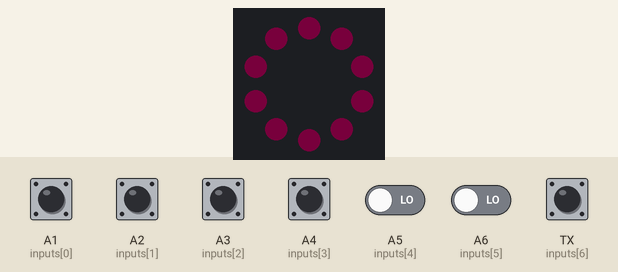
Simulated run of this program. Board: Circuit Playground running CircuitPython. Shown: the board's ring of 10 RGB LEDs (number 0 left of the top, counting anticlockwise). The test bench sets the inputs (shaded band); at power-on: A1 (inputs[0]), A2 (inputs[1]), A3 (inputs[2]), A4 (inputs[3]), A5 (inputs[4]), A6 (inputs[5]), TX (inputs[6]) LOW. Dim RGB values are drawn brighter than linear; MIDI messages are not drawn; touch pads read as touched when driven HIGH; what the program prints to the serial console is not drawn.

Above: at 1.2 s.
1.3 s: A1 (inputs[0]) pulled HIGH for 1 s
At 1.45 s:
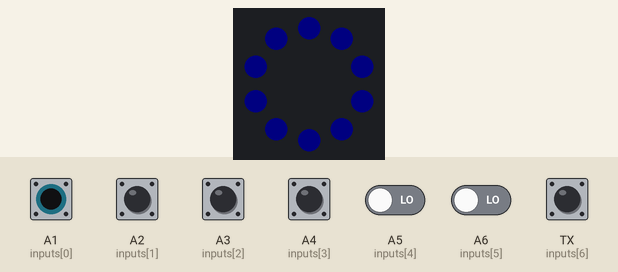
5.3 s: TX (inputs[6]) pulled HIGH for 1 s
At 6.46 s:
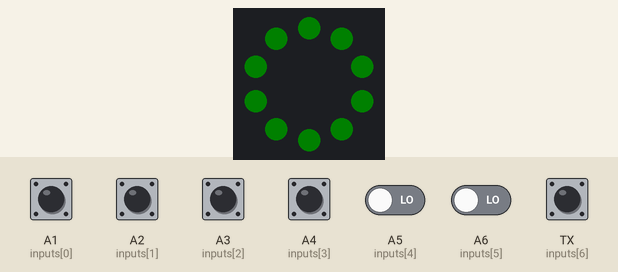
8.1 s: A2 (inputs[1]) pulled HIGH for 1 s
12.1 s: A2 (inputs[1]) pulled HIGH for 0.15 s
At 12.25 s:
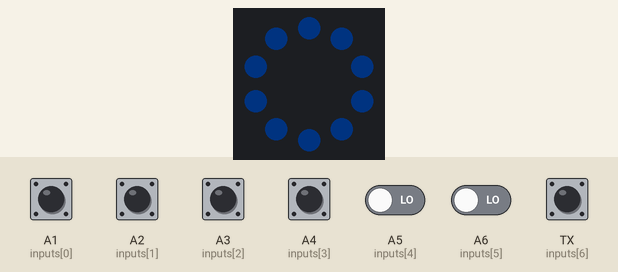
13.7 s: A3 (inputs[2]) pulled HIGH for 1 s
At 14.85 s:
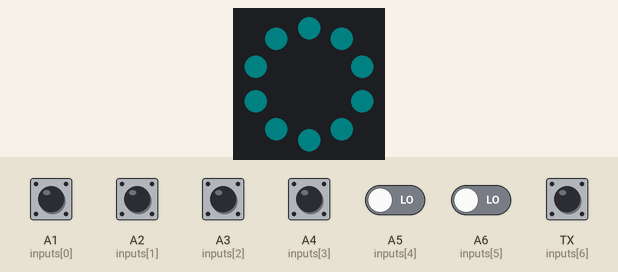
16.5 s: A4 (inputs[3]) pulled HIGH for 0.15 s
Timing chart, 0 to 19.5 s (numbered marks = the images above; inputs shaded):
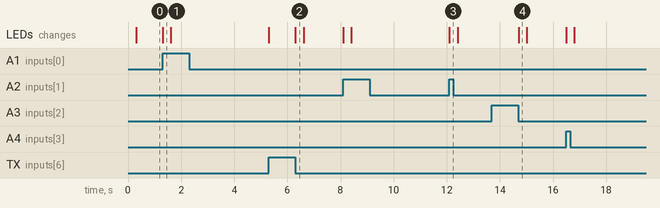

The program:

capacitive_touch_midi.py
```python
# Write your code here :-)
# https://learn.adafruit.com/adafruit-circuit-playground-express/adafruit2-circuitpython-cap-touch

# with midi send


# UNDERSTANDING DOCUMENTATION!


import board
import touchio

import neopixel

import time
import random

import usb_midi
import adafruit_midi
from adafruit_midi.control_change import ControlChange
from adafruit_midi.note_off import NoteOff
from adafruit_midi.note_on import NoteOn
from adafruit_midi.pitch_bend import PitchBend


#  USB MIDI setup
midi = adafruit_midi.MIDI(midi_out=usb_midi.ports[1], out_channel=0)


# midi example
print(usb_midi.ports)


#  NeoPixel setup
pixels = neopixel.NeoPixel(board.NEOPIXEL, 10, brightness=0.02, auto_write=False)

#  setup for digital inputs

inputs = [touchio.TouchIn(board.A1), touchio.TouchIn(board.A2), touchio.TouchIn(board.A3), touchio.TouchIn(board.A4), touchio.TouchIn(board.A5), touchio.TouchIn(board.A6), touchio.TouchIn(board.TX)]


#  NeoPixel colors
col1 = (0, 255, 0)
col2 = (0, 255, 255)
col3 = (0, 0, 255)
col4 = (100, 0, 255)
col5 = (30, 130, 255)
col6 = (100, 0, 0)
col7 = (120, 0, 55)


#  debounce states for inputs
state_A1 = False
state_A2 = False
state_A3 = False
state_A4 = False
state_A5 = False
state_A6 = False
state_TX = False


#  array of NeoPixel colors
colors = [col1, col2, col3, col4, col5, col6, col7]


#  array of MIDI notes CHANGE TO WHAT YOU WANT:
midi_notes = [60, 62, 63, 65, 67, 72, 74]

#  array of input states
input_states = [state_A1, state_A2, state_A3, state_A4, state_A5, state_A6, state_TX]


#threshold for when to turn on:
threshold = 600

while True:

    #  iterate through colors, inputs and MIDI notes
    for i in range(len(input_states)):
        #  reset the state of the input and send NoteOff msg
        #
#         print(inputs[0].raw_value, inputs[1].raw_value,inputs[2].raw_value,inputs[3].raw_value,inputs[4].raw_value,inputs[5].raw_value)
        if (inputs[i].raw_value > threshold) and (input_states[i]):

            input_states[i] = False
            #midi.send(NoteOff(midi_notes[i], 120))
            midi.send(NoteOn(midi_notes[i], 120))
            pixels.fill(colors[i])
            pixels.show()

        #  if an input is released
        if not inputs[i].value and not input_states[i]:
            #  change thhe colors of the NeoPixels

            #  send the NoteOff msg
            midi.send(NoteOff(midi_notes[i], 120))
            #  update input state
            input_states[i] = True

    time.sleep(0.01)
```

Measured:
- after the input at 1.3 s, the LEDs: change at once (image 1)
- after the input at 5.3 s, the LEDs: first change at once (image 2 shows a later state)
- after the input at 12.1 s, the LEDs: change at once (image 3)
- after the input at 13.7 s, the LEDs: change after 1.0 s (image 4)
